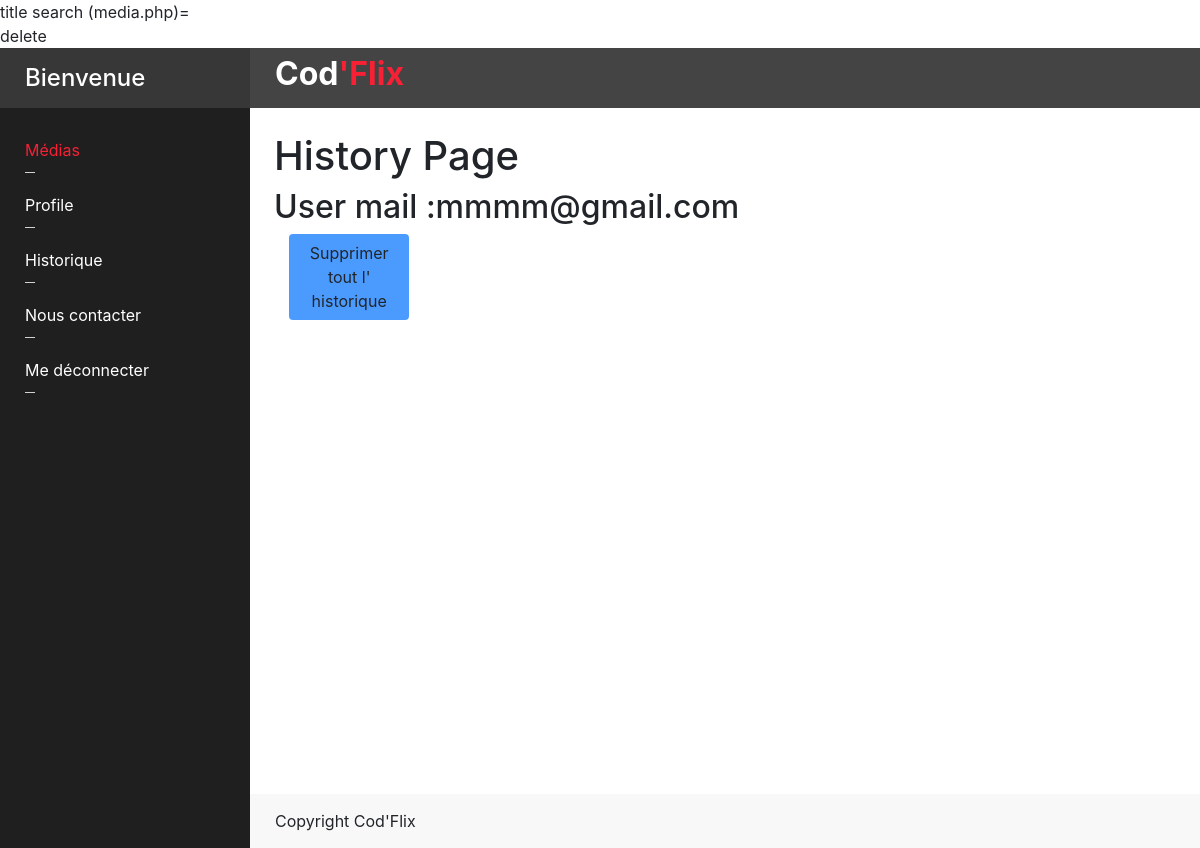
Before: /index.php?url=history (signed in) with the older database file.
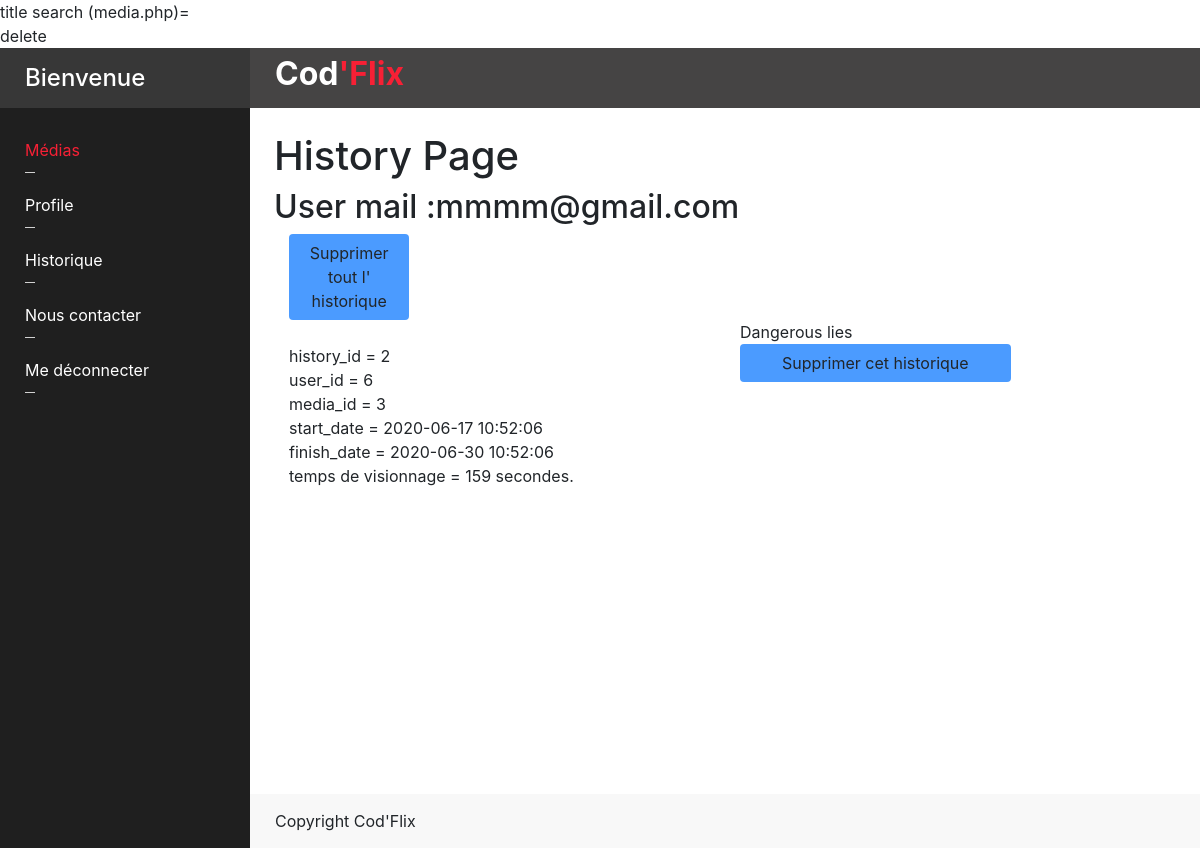
After: the same page with the newer database file.
### tables this page shows
CREATE TABLE `user` (
  `id` int(11) NOT NULL,
  `email` varchar(254) NOT NULL,
  `password` varchar(80) NOT NULL
);

CREATE TABLE `history` (
  `id` int(11) NOT NULL,
  `user_id` int(11) NOT NULL,
  `media_id` int(11) NOT NULL,
  `start_date` datetime NOT NULL,
  `finish_date` datetime DEFAULT NULL,
  `watch_duration` int(11) NOT NULL DEFAULT '0' COMMENT 'in seconds'
);

CREATE TABLE `media` (
  `id` int(11) NOT NULL,
  `genre_id` int(11) NOT NULL,
  `title` varchar(100) NOT NULL,
  `type` varchar(20) NOT NULL,
  `status` varchar(20) NOT NULL,
  `release_date` date NOT NULL,
  `summary` longtext NOT NULL,
  `trailer_url` varchar(100) NOT NULL
);

### model/media.php (called while the page is built, shortened)
<?php
class Media {
  public static function filterMedias( $title ) {
    $db   = init_db();
    $req  = $db->prepare( "SELECT id, title, type, trailer_url, summary, status, release_date FROM media" );
    $req->execute( array( '%' . $title . '%' ));
    return $req->fetchAll();
  }
}

### model/user.php (called while the page is built, shortened)
<?php
class User {
  public static function getUserById( $id ) {
    $db   = init_db();
    $req  = $db->prepare( "SELECT * FROM user WHERE id = ?" );
    $req->execute( array( $id ));
    return $req->fetch();
  }
}

### model/history.php (called while the page is built, shortened)
<?php
class History {
  public static function filterHistories( $user_id) {
    $db   = init_db();
    $req  = $db->prepare( "SELECT  id, user_id, media_id, start_date, finish_date, watch_duration FROM history" );
    $req->execute( array( '%' . $user_id . '%' ));
    return $req->fetchAll();
  }
}

### view/historyView.php (the view, shortened to what this page needs)
    <body class="">
        <h1>History Page</h1>
        <h2><?= "User mail   :".$userData["email"]."<br>";?></h2>
        <div class="container-fluid scroll-view">
           <div class="row content">
                <div class="deleteAll col-md-2">
                            <a href="index.php?action=history&deleteAll" class="btn btn-block bg-blue">Supprimer tout l' historique</a>
                </div>
            </div>
            <div class="row content">
                <?php foreach( $histories as $history ): ?>
                    <?php if ($current_connected_user == $history["user_id"] ): ?>
                        <div class="col-md-6 mt-4 mb-5">
                            <?= "history_id      = ".$history["id"]."<br>";?>
                            <?= "user_id         = ".$history["user_id"]."<br>";?>
                            <?= "media_id        = ".$history["media_id"]."<br>";?>
                            <?= "start_date      = ".$history["start_date"]."<br>"; ?>
                            <?= "finish_date     = ".$history["finish_date"]."<br>"; ?>
                            <?= "temps de visionnage = ".$history["watch_duration"]." secondes. <br>"; ?>
                        </div>
                        <?php foreach( $medias as $media ): ?>
                            <?php if ($media['id'] == $history["media_id"] ): ?>
                                <div class="col-md-4 mb-4 mb-5">
                                   <div class="title"><?= $media['title']; ?></div>
                                    <a href="index.php?action=history&delete=<?= $history["id"]; ?>" class="btn btn-block bg-blue">Supprimer cet historique</a>
                                </div>
                            <?php endif; ?>
                        <?php endforeach; ?>
                    <?php endif; ?>
                <?php endforeach; ?>
            </div>
        </div>
    </body>
<?php $content = ob_get_clean(); ?>
<?php require('dashboardView.php'); ?>

### index.php (shortened to what this page needs)
<?php
require_once( 'controller/historyController.php' );
if(( $_GET['url'] == 'history' )):
  historyPage();
endif;

### controller/historyController.php (shortened to what this page needs)
<?php
require_once( 'model/history.php' );
require_once( 'model/media.php' );
require_once( 'model/user.php' );
function historyPage() {
    $search = isset( $_GET['title'] ) ? $_GET['title'] : null;
        $medias = Media::filterMedias( $search );
        $histories = History::filterHistories( $search ) ;
        $histories = History::filterHistories( $search ) ;
        $current_connected_user = $_SESSION['user_id'];
        $user           = new User( );
        $userData       = $user->getUserById( $_SESSION['user_id']);
        echo "delete ".$_GET['delete'];
        require('view/historyView.php');
}

### view/dashboardView.php (shortened to what this page needs)
<!DOCTYPE html>
<html>
  <head>
    <link href="public/lib/bootstrap/css/bootstrap.min.css" rel="stylesheet" />
    <link href="public/lib/font-awesome/css/all.min.css" rel="stylesheet" />
    <link href="public/css/partials/partials.css" rel="stylesheet" />
    <link href="public/css/layout/layout.css" rel="stylesheet" />
  </head>
  <body>
    <div class="wrapper d-flex align-items-stretch">
      <nav id="sidebar">
        <h2 class="title">Bienvenue <?php $userMailAccount ;?></h2>
        <div class="sidebar-menu">
          <ul>
            <li class="active"><a href="/CodFlix/">Médias</a></li>
            <li><a href="index.php?url=profile">Profile</a></li>
            <li><a href="index.php?url=history">Historique</a></li>
            <li><a href="index.php?url=contact">Nous contacter</a></li>
            <li><a href="index.php?action=logout">Me déconnecter</a></li>
          </ul>
        </div>
      </nav>
      <div id="content">
        <div class="header">
          <h2 class="title">Cod<span>'Flix</span></h2>
        </div>
        <div class="content p-4">
          <?= $content;?>
        </div>
        <footer>Copyright Cod'Flix</footer>
      </div>
    </div>
  </body>
</html>

### public/css/partials/variables.css (style rules this page uses)
:root { --color-red: #f72035; --color-blue: #4b9bff; --color-gray: #b3b3b3; }

### public/css/layout/pages/contact.css (style rules this page uses)
* { box-sizing: border-box; }
.row:after { content: ""; display: table; clear: both; }

### public/css/layout/main/structure.css (style rules this page uses)
.bg-blue { background-color: var(--color-blue) !important; }
.wrapper { width: 100%; min-height: 100vh; }
#content { position: relative; flex-basis: 100%; }

### public/css/layout/main/footer.css (style rules this page uses)
footer { position: absolute; bottom: 0; width: 100%; background: #f8f8f8; padding: 15px 25px; }

### public/css/layout/main/menu.css (style rules this page uses)
#sidebar { min-width: 250px; max-width: 250px; background: #1f1f1f; color: var(--color-red); -webkit-transition: all 0.3s; -o-transition: all 0.3s; transition: all 0.3s; position: relative; flex-basis: 250px; }
#sidebar .sidebar-menu { padding: 0 25px 25px 25px; }
#sidebar .title { margin-bottom: 20px; font-weight: 500; color: #fff; background: #373737; padding: 10px 25px; height: 60px; font-size: 1.5rem; line-height: 40px; }
#sidebar ul { padding: 0; list-style-type: none; }
#sidebar ul li { font-size: 16px; }
#sidebar ul li a { padding: 10px 0; display: block; color: #fff; }
#sidebar ul li a:after { content: ""; display: block; width: 10px; border-bottom: 1px solid rgba(255, 255, 255, 0.8); margin-top: 10px; }
#sidebar ul li.active > a { background: transparent; color: var(--color-red); }
#content .header { background: #454444; padding: 10px 25px; height: 60px; display: flex; align-items: center; justify-content: space-between; }
#content .header .title { font-weight: 700; color: #fff; }
#content .header .title span { color: var(--color-red); }

Changed rows visible on the page:
added history: id "2", user "6", media "3", start_date "2020-06-17 10:52:06", finish_date "2020-06-30 10:52:06", watch_duration "159"
now on this page (row unchanged): media: title "Dangerous lies"
